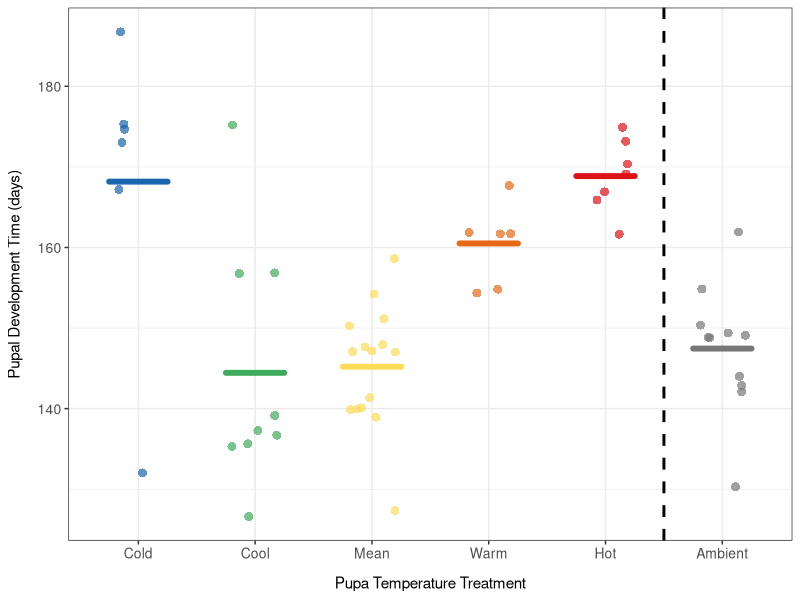
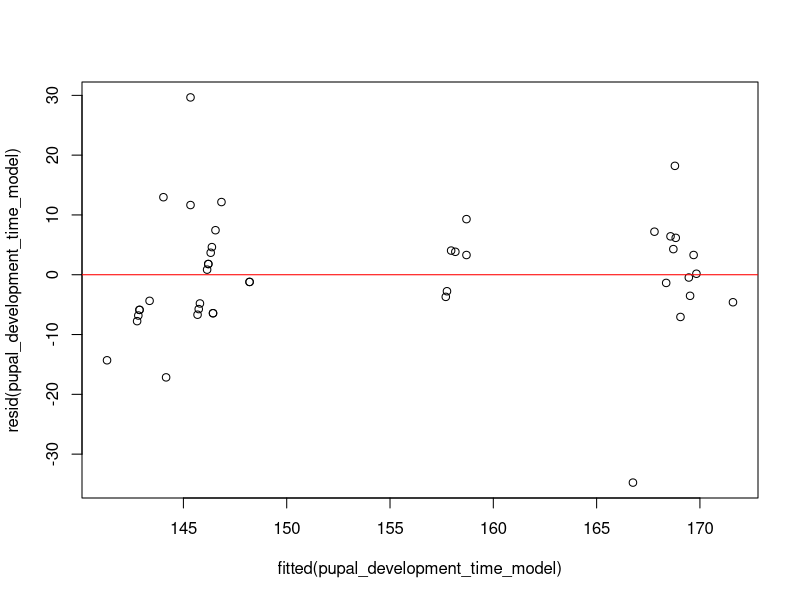
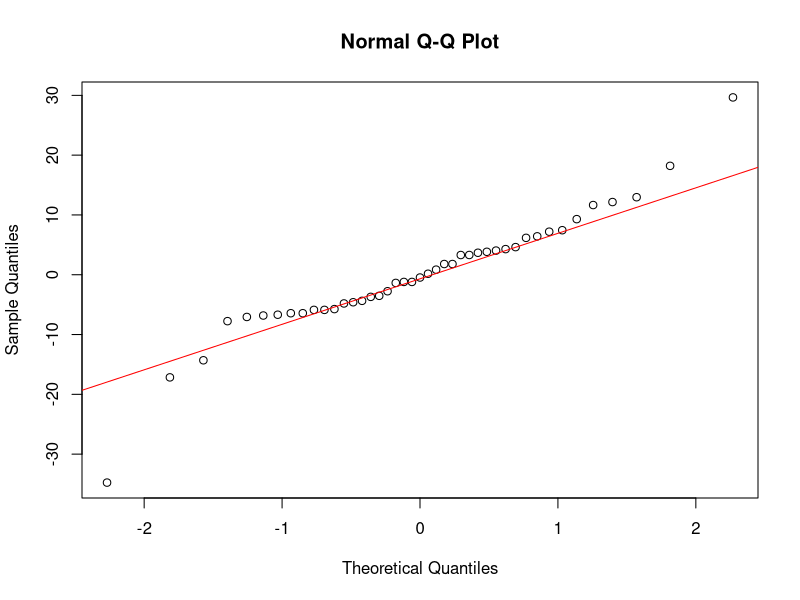
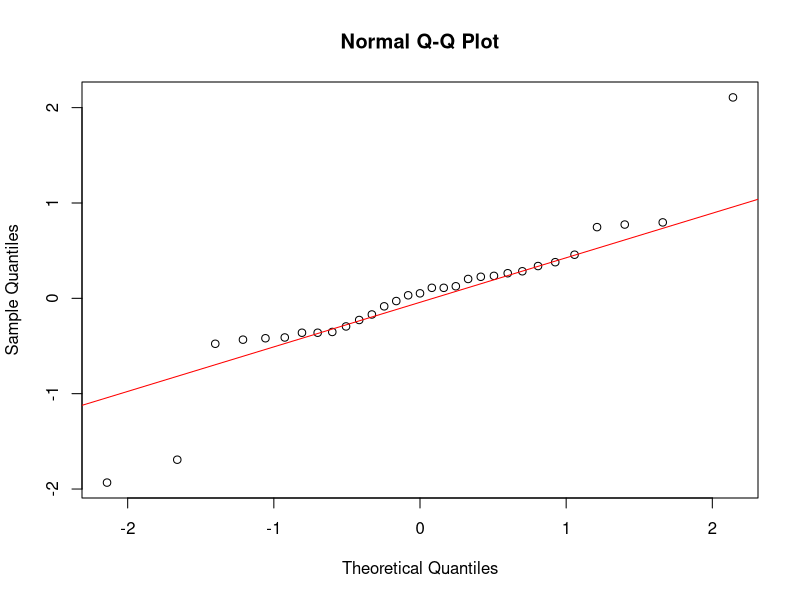
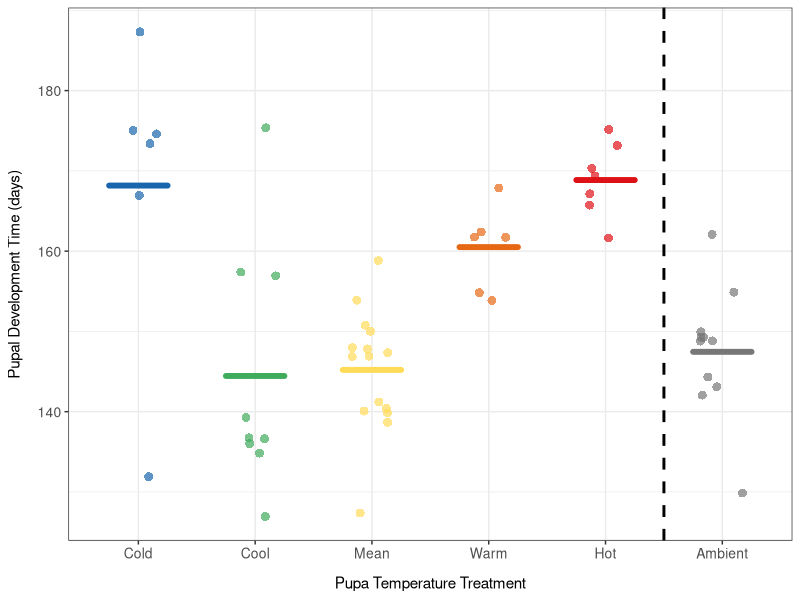

Generate these figures, in order, with R:
#### DESCRIPTION ####

# This script analyses the data looking at the effect of temperature on winter 
# moth pupal development time

#### SET UP ####

# packages

library(tidyverse)
library(lmerTest)

# data
adult_moths <- read.csv("wm_exp1.csv")
pupal_temperature_treatments <- read.csv("pupa_temperature_treatments_daily.csv")

# reorder temperature treatments for plots
adult_moths$pupa_temperature_treatment <- factor(adult_moths$pupa_temperature_treatment,
                                                 levels = c("cold", "cool", "mean", "warm", "hot", "ambient"))


# set up a common colour palette for plots
temperature_treatment_colours <- c("cold" = "#1965AE",
                                   "cool" = "#3FAB5C",
                                   "mean" = "#FFDB58",
                                   "warm" = "#E66815", 
                                   "hot" = "#DE1117", 
                                   "ambient" = "#777777") 


#### PLOT ####

# plot the mean pupal development time for each temperature treatment with the 
# raw data points 
pupal_development_time_plot <- ggplot(adult_moths, 
                                      aes(x = pupa_temperature_treatment,
                                          y = pupa_development_time,
                                          fill = pupa_temperature_treatment,
                                          colour = pupa_temperature_treatment)) +
  geom_jitter(width = 0.2, 
              alpha = 0.7, 
              size = 3, 
              stroke = 0) +
  stat_summary(fun = mean, 
               geom = "crossbar", 
               width = 0.5,
               linewidth = 0.8, 
               alpha = 0.8, 
               lineend = "round") +
  geom_vline(xintercept = 5.5, linetype = "dashed", color = "black", linewidth = 1) +
  labs(x = "Pupa Temperature Treatment",
       y = "Pupal Development Time (days)") +
  scale_fill_manual(values = temperature_treatment_colours) +
  scale_colour_manual(values = temperature_treatment_colours) +
  scale_x_discrete(labels = c("Cold", "Cool", "Mean", "Warm", "Hot", "Ambient")) +
  theme_bw() +
  theme(axis.title = element_text(size = 11),
        axis.text = element_text(size = 10),
        axis.title.x = element_text(margin = margin(t = 10)), 
        axis.title.y = element_text(margin = margin(r = 10)),
        legend.position = "none")

# look at the output
pupal_development_time_plot

# save the plot as a png file
ggsave("pupal_development_time_plot.png", plot = pupal_development_time_plot, width = 6, height = 4, dpi = 300)

#### MODEL ####

# filter the data to remove the control treatment 
adult_moths_minus_control <- adult_moths %>%
  filter(pupa_temperature_treatment != "ambient")

# reorder the temperature treatment so that the mean is the reference for modelling
adult_moths_minus_control$pupa_temperature_treatment <- factor(adult_moths_minus_control$pupa_temperature_treatment, 
                                                               levels = c("mean", "cold", "cool", "warm", "hot"))

# convert pupa development time to a numeric variable
adult_moths_minus_control <- adult_moths_minus_control %>%
  mutate(pupa_development_time = as.numeric(as.character(pupa_development_time)))

# subset the numerical pupal temperature data and rename the columns
pupal_temperature_treatments <- pupal_temperature_treatments %>%
  subset(select = c(ambient_rounded, 
                    cold_rounded, 
                    cool_rounded, 
                    mean_rounded, 
                    warm_rounded, 
                    hot_rounded)) %>%
  rename(ambient = ambient_rounded, 
         cold = cold_rounded, 
         cool = cool_rounded, 
         mean = mean_rounded, 
         warm = warm_rounded, 
         hot = hot_rounded) %>%
  drop_na()

# calculate the mean development time for each treatment
mean_pupal_development_times <- adult_moths %>%
  group_by(pupa_temperature_treatment) %>%
  summarise(mean_development_time = mean(pupa_development_time))

print(mean_pupal_development_times)

# create two objects, one with the temperature treatments and the other with the 
# mean pupal development times 
treatment_names <- c("ambient", "cold", "cool", "mean", "warm", "hot")
mean_development_time <- c(147, 168, 144, 145, 161, 169)

# calculate the mean temperature in the 7 days before the mean development time
# for each temperature treatment
seven_day_mean_temperatures <- mapply(function(treatment, days) {
  start_day <- days - 6
  mean(pupal_temperature_treatments[[treatment]][start_day:days], na.rm = TRUE)}, 
  treatment_names, mean_development_time)

# look at the output
seven_day_mean_temperatures

# assign the categorical temperature treatments a numerical values using mean 
# temperature in the 7 days before the mean development time for each treatment
adult_moths_minus_control <- adult_moths_minus_control %>%
  mutate(pupa_temperature_treatment_numerical = case_when(
    pupa_temperature_treatment == "mean" ~ 6.24,
    pupa_temperature_treatment == "cold" ~ 0.29,
    pupa_temperature_treatment == "cool" ~ 4.37,
    pupa_temperature_treatment == "warm" ~ 8.10,
    pupa_temperature_treatment == "hot" ~ 9.23))


# model the effect of temperature on pupal development time, include a linear 
# and quadratic component and clutch ID as a random effect
pupal_development_time_model <- lmer(pupa_development_time ~ pupa_temperature_treatment_numerical + 
                                       I(pupa_temperature_treatment_numerical^2) + 
                                       (1 | clutch_id), 
                                     data = adult_moths_minus_control)

summary(pupal_development_time_model)

#### CHECK FIT ####

# compare the full model to a reduced model without the squared term
full_model <- lm(pupa_development_time ~ pupa_temperature_treatment_numerical + 
                   I(pupa_temperature_treatment_numerical^2), data = adult_moths_minus_control)
reduced_model <- lm(pupa_development_time ~ pupa_temperature_treatment_numerical, 
                    data = adult_moths_minus_control)

anova(full_model, reduced_model, test = "Chisq")

# compare the full model to a null model 
full_model <- lm(pupa_development_time ~ pupa_temperature_treatment_numerical + 
                   I(pupa_temperature_treatment_numerical^2), data = adult_moths_minus_control)
null_model <- lm(pupa_development_time ~ 1, 
                 data = adult_moths_minus_control)

anova(full_model, null_model, test = "Chisq")

#### CHECK ASSUMPTIONS ####

# check the assumption of equal variance by plotting the residuals vs fitted values 
plot(fitted(pupal_development_time_model), resid(pupal_development_time_model)) 
abline(h = 0, col = "red")


# check the normality of the residuals 
qqnorm(resid(pupal_development_time_model)) 
qqline(resid(pupal_development_time_model), col = "red")

# check the normality of the random effects
pupal_development_time_re <- ranef(pupal_development_time_model)$clutch_id[[1]]
qqnorm(pupal_development_time_re)
qqline(pupal_development_time_re, col = "red")
